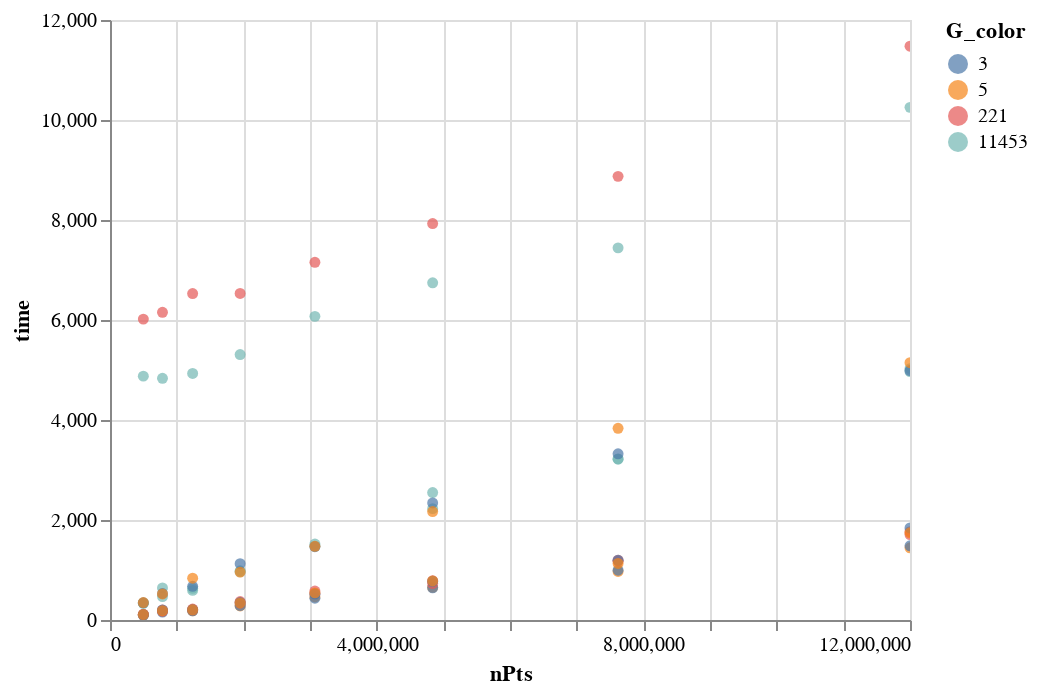

The notebook cell this image was saved under:
### Code cell
alt.Chart(color_bar).mark_circle().encode(
    y = "time",
    x = "nPts",
    color = alt.Color("G_color",type="nominal")
).interactive()

### Figure 1 — Vega-Lite specification as saved in the notebook (floating-point values rounded to 4 significant figures)
{"config": {"view": {"continuousWidth": 400, "continuousHeight": 300}}, "data": {"name": "data-1de8e422b7aa33b30b91995d06241639"}, "mark": "circle", "encoding": {"color": {"type": "nominal", "field": "G_color"}, "x": {"type": "quantitative", "field": "nPts"}, "y": {"type": "quantitative", "field": "time"}}, "selection": {"selector010": {"type": "interval", "bind": "scales", "encodings": ["x", "y"]}}, "$schema": "https://vega.github.io/schema/vega-lite/v4.8.1.json", "datasets": {"data-1de8e422b7aa33b30b91995d06241639": [{"nPts": 499999, "mark": "bar", "time": 95.47, "G_axes": 3, "G_color": 5, "ga*gc": 15}, {"nPts": 499999, "mark": "bar", "time": 112.7, "G_axes": 3, "G_color": 221, "ga*gc": 663}, {"nPts": 499999, "mark": "bar", "time": 332.7, "G_axes": 3, "G_color": 11453, "ga*gc": 34359}, {"nPts": 499999, "mark": "bar", "time": 93.3, "G_axes": 5, "G_color": 3, "ga*gc": 15}, {"nPts": 499999, "mark": "bar", "time": 114.8, "G_axes": 5, "G_color": 221, "ga*gc": 1105}, {"nPts": 499999, "mark": "bar", "time": 341.8, "G_axes": 5, "G_color": 11453, "ga*gc": 57265}, {"nPts": 499999, "mark": "bar", "time": 109.6, "G_axes": 221, "G_color": 3, "ga*gc": 663}, {"nPts": 499999, "mark": "bar", "time": 109.7, "G_axes": 221, "G_color": 5, "ga*gc": 1105}, {"nPts": 499999, "mark": "bar", "time": 4877.0, "G_axes": 221, "G_color": 11453, "ga*gc": 2531113}, {"nPts": 499999, "mark": "bar", "time": 343.3, "G_axes": 11453, "G_color": 3, "ga*gc": 34359}, {"nPts": 499999, "mark": "bar", "time": 348.2, "G_axes": 11453, "G_color": 5, "ga*gc": 57265}, {"nPts": 499999, "mark": "bar", "time": 6018.0, "G_axes": 11453, "G_color": 221, "ga*gc": 2531113}, {"nPts": 787305, "mark": "bar", "time": 174.0, "G_axes": 3, "G_color": 5, "ga*gc": 15}, {"nPts": 787305, "mark": "bar", "time": 198.6, "G_axes": 3, "G_color": 221, "ga*gc": 663}, {"nPts": 787305, "mark": "bar", "time": 468.2, "G_axes": 3, "G_color": 11453, "ga*gc": 34359}, {"nPts": 787305, "mark": "bar", "time": 158.6, "G_axes": 5, "G_color": 3, "ga*gc": 15}, {"nPts": 787305, "mark": "bar", "time": 176.9, "G_axes": 5, "G_color": 221, "ga*gc": 1105}, {"nPts": 787305, "mark": "bar", "time": 642.1, "G_axes": 5, "G_color": 11453, "ga*gc": 57265}, {"nPts": 787305, "mark": "bar", "time": 201.1, "G_axes": 221, "G_color": 3, "ga*gc": 663}, {"nPts": 787305, "mark": "bar", "time": 185.6, "G_axes": 221, "G_color": 5, "ga*gc": 1105}, {"nPts": 787305, "mark": "bar", "time": 4835.0, "G_axes": 221, "G_color": 11453, "ga*gc": 2531113}, {"nPts": 787305, "mark": "bar", "time": 530.0, "G_axes": 11453, "G_color": 3, "ga*gc": 34359}, {"nPts": 787305, "mark": "bar", "time": 520.1, "G_axes": 11453, "G_color": 5, "ga*gc": 57265}, {"nPts": 787305, "mark": "bar", "time": 6154.0, "G_axes": 11453, "G_color": 221, "ga*gc": 2531113}, {"nPts": 1239698, "mark": "bar", "time": 183.2, "G_axes": 3, "G_color": 5, "ga*gc": 15}, {"nPts": 1239698, "mark": "bar", "time": 219.4, "G_axes": 3, "G_color": 221, "ga*gc": 663}, {"nPts": 1239698, "mark": "bar", "time": 592.2, "G_axes": 3, "G_color": 11453, "ga*gc": 34359}, {"nPts": 1239698, "mark": "bar", "time": 184.5, "G_axes": 5, "G_color": 3, "ga*gc": 15}, {"nPts": 1239698, "mark": "bar", "time": 204.7, "G_axes": 5, "G_color": 221, "ga*gc": 1105}, {"nPts": 1239698, "mark": "bar", "time": 634.6, "G_axes": 5, "G_color": 11453, "ga*gc": 57265}, {"nPts": 1239698, "mark": "bar", "time": 207.9, "G_axes": 221, "G_color": 3, "ga*gc": 663}, {"nPts": 1239698, "mark": "bar", "time": 204.9, "G_axes": 221, "G_color": 5, "ga*gc": 1105}, {"nPts": 1239698, "mark": "bar", "time": 4931.0, "G_axes": 221, "G_color": 11453, "ga*gc": 2531113}, {"nPts": 1239698, "mark": "bar", "time": 673.7, "G_axes": 11453, "G_color": 3, "ga*gc": 34359}, {"nPts": 1239698, "mark": "bar", "time": 835.2, "G_axes": 11453, "G_color": 5, "ga*gc": 57265}, {"nPts": 1239698, "mark": "bar", "time": 6529.0, "G_axes": 11453, "G_color": 221, "ga*gc": 2531113}, {"nPts": 1952041, "mark": "bar", "time": 280.3, "G_axes": 3, "G_color": 5, "ga*gc": 15}, {"nPts": 1952041, "mark": "bar", "time": 369.3, "G_axes": 3, "G_color": 221, "ga*gc": 663}, {"nPts": 1952041, "mark": "bar", "time": 963.0, "G_axes": 3, "G_color": 11453, "ga*gc": 34359}, {"nPts": 1952041, "mark": "bar", "time": 287.1, "G_axes": 5, "G_color": 3, "ga*gc": 15}, {"nPts": 1952041, "mark": "bar", "time": 338.6, "G_axes": 5, "G_color": 221, "ga*gc": 1105}, {"nPts": 1952041, "mark": "bar", "time": 984.7, "G_axes": 5, "G_color": 11453, "ga*gc": 57265}, {"nPts": 1952041, "mark": "bar", "time": 348.7, "G_axes": 221, "G_color": 3, "ga*gc": 663}, {"nPts": 1952041, "mark": "bar", "time": 341.0, "G_axes": 221, "G_color": 5, "ga*gc": 1105}, {"nPts": 1952041, "mark": "bar", "time": 5309.0, "G_axes": 221, "G_color": 11453, "ga*gc": 2531113}, {"nPts": 1952041, "mark": "bar", "time": 1127.0, "G_axes": 11453, "G_color": 3, "ga*gc": 34359}, {"nPts": 1952041, "mark": "bar", "time": 957.7, "G_axes": 11453, "G_color": 5, "ga*gc": 57265}, {"nPts": 1952041, "mark": "bar", "time": 6532.0, "G_axes": 11453, "G_color": 221, "ga*gc": 2531113}, {"nPts": 3073704, "mark": "bar", "time": 462.0, "G_axes": 3, "G_color": 5, "ga*gc": 15}, {"nPts": 3073704, "mark": "bar", "time": 528.9, "G_axes": 3, "G_color": 221, "ga*gc": 663}, {"nPts": 3073704, "mark": "bar", "time": 1474.0, "G_axes": 3, "G_color": 11453, "ga*gc": 34359}, {"nPts": 3073704, "mark": "bar", "time": 435.0, "G_axes": 5, "G_color": 3, "ga*gc": 15}, {"nPts": 3073704, "mark": "bar", "time": 579.1, "G_axes": 5, "G_color": 221, "ga*gc": 1105}, {"nPts": 3073704, "mark": "bar", "time": 1519.0, "G_axes": 5, "G_color": 11453, "ga*gc": 57265}, {"nPts": 3073704, "mark": "bar", "time": 517.4, "G_axes": 221, "G_color": 3, "ga*gc": 663}, {"nPts": 3073704, "mark": "bar", "time": 542.3, "G_axes": 221, "G_color": 5, "ga*gc": 1105}, {"nPts": 3073704, "mark": "bar", "time": 6073.0, "G_axes": 221, "G_color": 11453, "ga*gc": 2531113}, {"nPts": 3073704, "mark": "bar", "time": 1466.0, "G_axes": 11453, "G_color": 3, "ga*gc": 34359}, {"nPts": 3073704, "mark": "bar", "time": 1475.0, "G_axes": 11453, "G_color": 5, "ga*gc": 57265}, {"nPts": 3073704, "mark": "bar", "time": 7154.0, "G_axes": 11453, "G_color": 221, "ga*gc": 2531113}, {"nPts": 4839886, "mark": "bar", "time": 652.3, "G_axes": 3, "G_color": 5, "ga*gc": 15}, {"nPts": 4839886, "mark": "bar", "time": 783.0, "G_axes": 3, "G_color": 221, "ga*gc": 663}, {"nPts": 4839886, "mark": "bar", "time": 2549.0, "G_axes": 3, "G_color": 11453, "ga*gc": 34359}, {"nPts": 4839886, "mark": "bar", "time": 642.5, "G_axes": 5, "G_color": 3, "ga*gc": 15}, {"nPts": 4839886, "mark": "bar", "time": 728.3, "G_axes": 5, "G_color": 221, "ga*gc": 1105}, {"nPts": 4839886, "mark": "bar", "time": 2227.0, "G_axes": 5, "G_color": 11453, "ga*gc": 57265}, {"nPts": 4839886, "mark": "bar", "time": 773.7, "G_axes": 221, "G_color": 3, "ga*gc": 663}, {"nPts": 4839886, "mark": "bar", "time": 780.9, "G_axes": 221, "G_color": 5, "ga*gc": 1105}, {"nPts": 4839886, "mark": "bar", "time": 6745.0, "G_axes": 221, "G_color": 11453, "ga*gc": 2531113}, {"nPts": 4839886, "mark": "bar", "time": 2341.0, "G_axes": 11453, "G_color": 3, "ga*gc": 34359}, {"nPts": 4839886, "mark": "bar", "time": 2168.0, "G_axes": 11453, "G_color": 5, "ga*gc": 57265}, {"nPts": 4839886, "mark": "bar", "time": 7930.0, "G_axes": 11453, "G_color": 221, "ga*gc": 2531113}, {"nPts": 7620934, "mark": "bar", "time": 971.6, "G_axes": 3, "G_color": 5, "ga*gc": 15}, {"nPts": 7620934, "mark": "bar", "time": 1196.0, "G_axes": 3, "G_color": 221, "ga*gc": 663}, {"nPts": 7620934, "mark": "bar", "time": 3217.0, "G_axes": 3, "G_color": 11453, "ga*gc": 34359}, {"nPts": 7620934, "mark": "bar", "time": 996.7, "G_axes": 5, "G_color": 3, "ga*gc": 15}, {"nPts": 7620934, "mark": "bar", "time": 1173.0, "G_axes": 5, "G_color": 221, "ga*gc": 1105}, {"nPts": 7620934, "mark": "bar", "time": 3221.0, "G_axes": 5, "G_color": 11453, "ga*gc": 57265}, {"nPts": 7620934, "mark": "bar", "time": 1194.0, "G_axes": 221, "G_color": 3, "ga*gc": 663}, {"nPts": 7620934, "mark": "bar", "time": 1131.0, "G_axes": 221, "G_color": 5, "ga*gc": 1105}, {"nPts": 7620934, "mark": "bar", "time": 7443.0, "G_axes": 221, "G_color": 11453, "ga*gc": 2531113}, {"nPts": 7620934, "mark": "bar", "time": 3324.0, "G_axes": 11453, "G_color": 3, "ga*gc": 34359}, {"nPts": 7620934, "mark": "bar", "time": 3835.0, "G_axes": 11453, "G_color": 5, "ga*gc": 57265}, {"nPts": 7620934, "mark": "bar", "time": 8873.0, "G_axes": 11453, "G_color": 221, "ga*gc": 2531113}, {"nPts": 12000000, "mark": "bar", "time": 1444.0, "G_axes": 3, "G_color": 5, "ga*gc": 15}, {"nPts": 12000000, "mark": "bar", "time": 1766.0, "G_axes": 3, "G_color": 221, "ga*gc": 663}, {"nPts": 12000000, "mark": "bar", "time": 4969.0, "G_axes": 3, "G_color": 11453, "ga*gc": 34359}, {"nPts": 12000000, "mark": "bar", "time": 1484.0, "G_axes": 5, "G_color": 3, "ga*gc": 15}, {"nPts": 12000000, "mark": "bar", "time": 1709.0, "G_axes": 5, "G_color": 221, "ga*gc": 1105}, {"nPts": 12000000, "mark": "bar", "time": 5027.0, "G_axes": 5, "G_color": 11453, "ga*gc": 57265}, {"nPts": 12000000, "mark": "bar", "time": 1840.0, "G_axes": 221, "G_color": 3, "ga*gc": 663}, {"nPts": 12000000, "mark": "bar", "time": 1744.0, "G_axes": 221, "G_color": 5, "ga*gc": 1105}, {"nPts": 12000000, "mark": "bar", "time": 10250.0, "G_axes": 221, "G_color": 11453, "ga*gc": 2531113}, {"nPts": 12000000, "mark": "bar", "time": 4989.0, "G_axes": 11453, "G_color": 3, "ga*gc": 34359}, {"nPts": 12000000, "mark": "bar", "time": 5146.0, "G_axes": 11453, "G_color": 5, "ga*gc": 57265}, {"nPts": 12000000, "mark": "bar", "time": 11480.0, "G_axes": 11453, "G_color": 221, "ga*gc": 2531113}]}}
